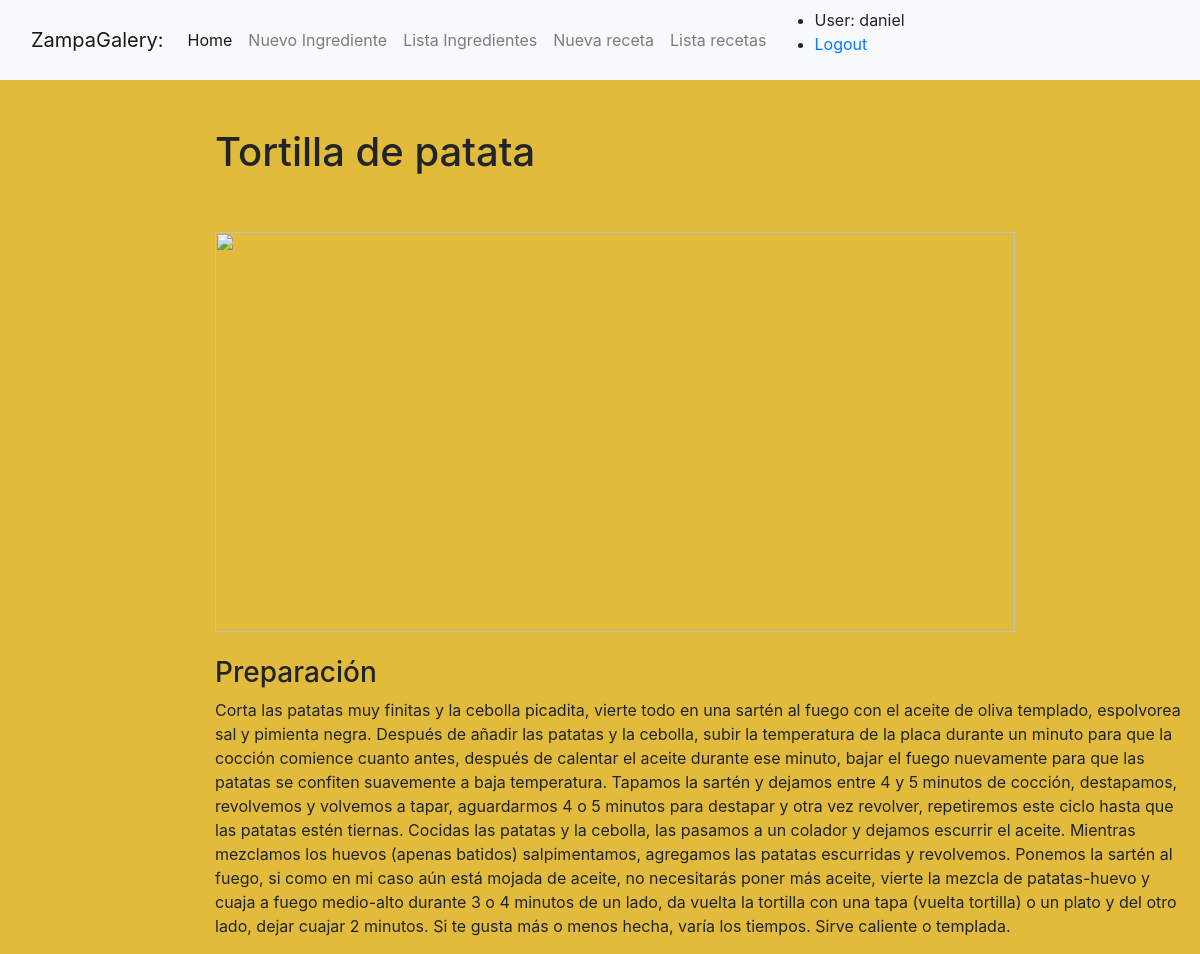
/menu/detalle_receta/4 (signed in), run on the app's committed database.
### menu/models.py (models this page shows, shortened)
class Receta(models.Model):
    nombre = models.CharField('Nombre', max_length=100)
    ingredientes = models.ManyToManyField(Ingrediente, verbose_name='Ingrediente')
    urlimage = models.CharField('Imagen', blank=True, max_length=1000)
    descripcion = models.TextField('Descripcion', blank=True)
    class Meta:
        verbose_name = 'Receta'

### menu/views.py (the view)
# urls.py: path('detalle_receta/<int:pk>', RecetasDetailView.as_view(), name="detalle_receta"),
class RecetasDetailView(generic.DetailView):
    model = Receta

### menu/templates/menu/receta_detail.html (shortened to what this page needs)
{% extends "base.html"%}
{% load static %}
{% block content %}
    <h1 class="titulo">{{receta.nombre}}</h1>
    <br><br>
    <img class="imgMenuDetail" src="{{receta.urlimage}}" width="800px" height="400px">
    <br><br>
    <h3>Preparación</h3>
    <p>{{receta.descripcion}}</p>
{% endblock %}

### menu/templates/base.html (shortened to what this page needs)
<!DOCTYPE html>
<html lang="en">
<head>
  <link rel="stylesheet" href="https://cdn.jsdelivr.net/npm/bootstrap@4.5.3/dist/css/bootstrap.min.css">
  {% load static %}
  <link rel="stylesheet" href="{% static 'css/styles.css' %}">
</head>
<body>
  <nav class="navbar navbar-expand-lg navbar-light bg-light">
    <div class="container-fluid">
      <a class="navbar-brand" href="#">ZampaGalery: </a>
      <div class="collapse navbar-collapse" id="navbarText">
        <ul class="navbar-nav me-auto mb-2 mb-lg-0">
          <li class="nav-item">
            <a class="nav-link active" aria-current="page" href="{% url 'indice' %}">Home</a>
          </li>
          <li class="nav-item">
            <a class="nav-link" href="{% url 'crear_ingredientes' %}">Nuevo Ingrediente</a>
          </li>
          <li class="nav-item">
            <a class="nav-link" href="{% url 'listaIngredientes' %}">Lista Ingredientes</a>
          </li>
          <li class="nav-item">
            <a class="nav-link" href="{% url 'crear_receta' %}">Nueva receta</a>
          </li>
          <li class="nav-item">
            <a class="nav-link" href="{% url 'listaRecetas' %}">Lista recetas</a>
          </li>
        </ul>
        <ul class="sidebar-nav">
          {% if user.is_authenticated %}
            <li>User: {{ user.get_username }}</li>
            <li><a href="{% url 'logout'%}?next={{request.path}}">Logout</a></li>
          {% else %}
            <li><a href="{% url 'login'%}?next={{request.path}}">Login</a></li>
          {% endif %}
          </ul>
      </div>
    </div>
  </nav>
  <div class="container-fluid">
    <div class="row">
      <div class="col-sm-2">
      </div>
      <div class="col-sm-10 ">{% block content %}{% endblock %}</div>
    </div>
  </div>
</body>
</html>

### menu/static/css/styles.css (style rules this page uses)
body { background-size: 100%; background-repeat: no-repeat; background-color: rgb(226, 187, 60); }

### data on the page
Receta: nombre "Tortilla de patata", descripcion "Corta las patatas muy finitas y la cebolla picadita, vierte todo en una sartén al fuego con el aceite de oliva templado, espolvorea sal y pimienta negra. Después de añadir las patatas y la cebolla, subir la temperatura de la placa durante un minuto para que la cocción comience cuanto antes, después de calentar el aceite durante ese minuto, bajar el fuego nuevamente para que las patatas se confiten suavemente a baja temperatura. Tapamos la sartén y dejamos entre 4 y 5 minutos de cocción, destapamos, revolvemos y volvemos a tapar, aguardarmos 4 o 5 minutos para destapar y otra vez revolver, repetiremos este ciclo hasta que las patatas estén tiernas. Cocidas las patatas y la cebolla, las…"

### other printed values
{{ user.get_username }} "daniel"
